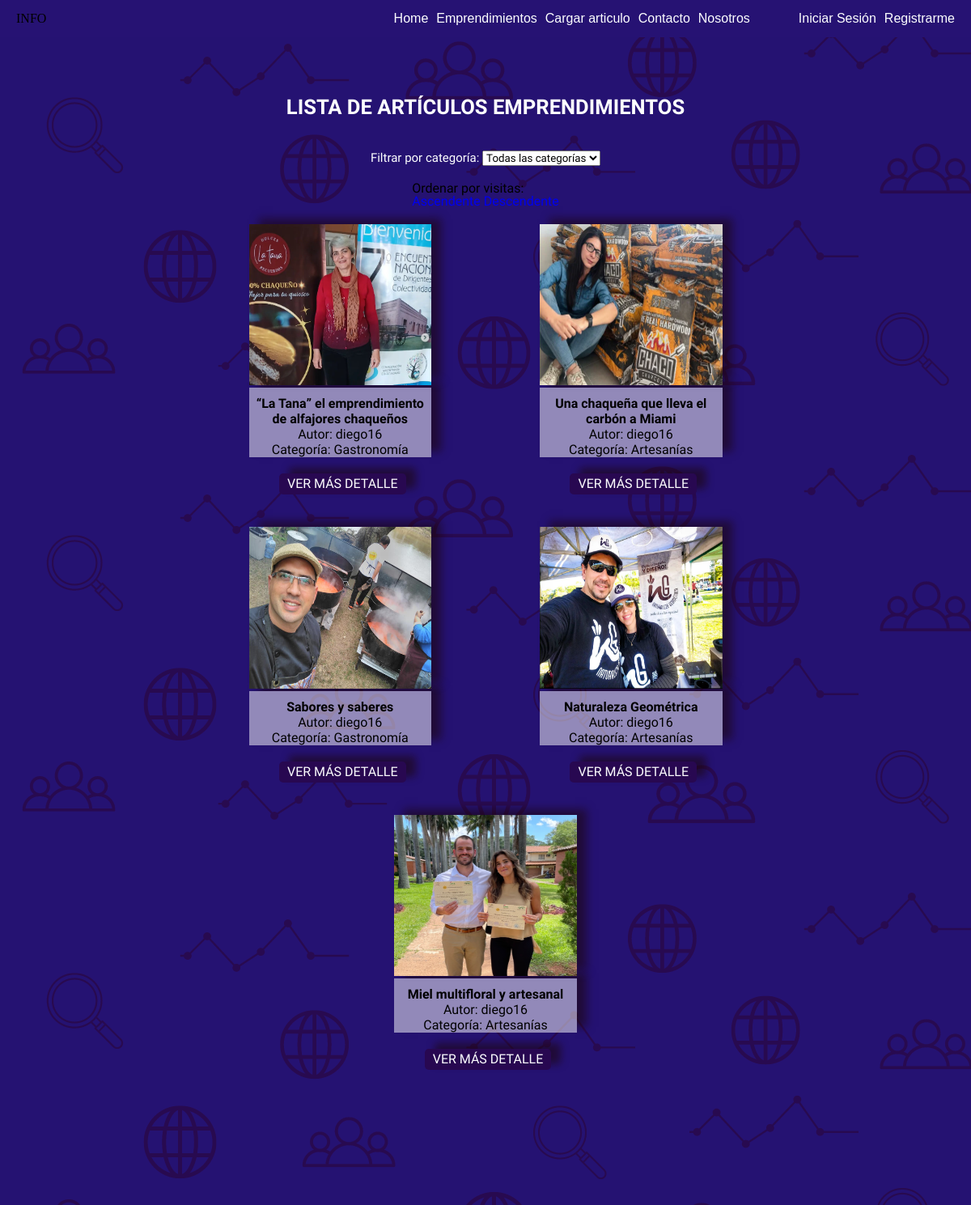
The app's page /emprendimientos/ (upper part), older data.
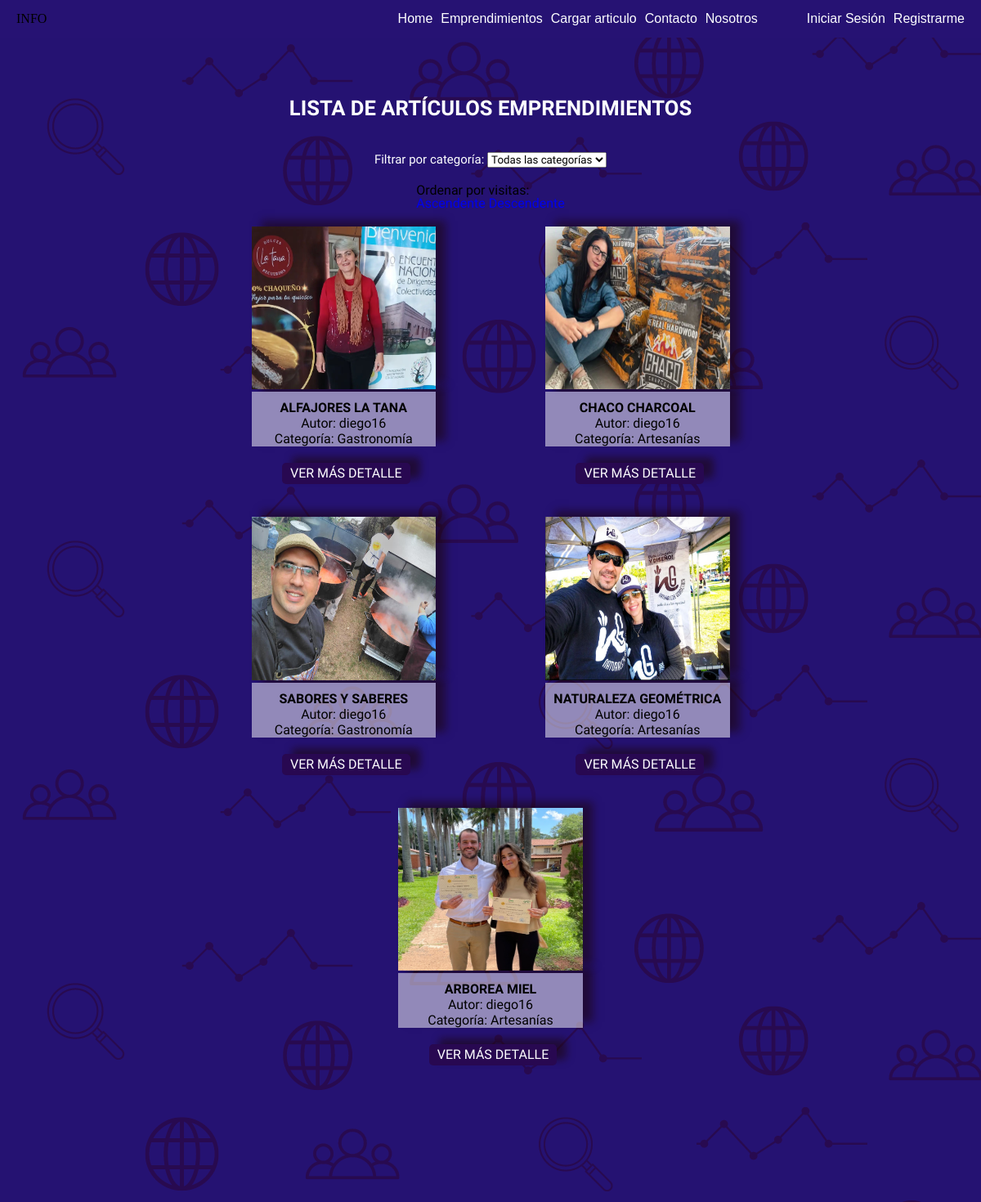
The same page, newer data.
### apps/emprendimientos/models.py (models this page shows, shortened)
class Articulo(models.Model):
    titulo = models.CharField(max_length=200)
    contenido = models.TextField()
    autor = models.ForeignKey(User, on_delete=models.CASCADE)
    categoria = models.ForeignKey(Categoria, on_delete=models.SET_NULL, null=True)
    fecha_publicacion = models.DateTimeField(auto_now_add=True)
    imagen = models.ImageField(upload_to='imagenes/', blank=True, null=True)
    destacado = models.BooleanField(default=False)
    visitas = models.PositiveIntegerField(default=0)

class Categoria(models.Model):
    nombre = models.CharField(max_length=100)
    descripcion = models.TextField(blank=True, null=True)

### apps/emprendimientos/views.py (the view)
# urls.py: path('', ArticuloListView.as_view(), name='lista_articulos'),
class ArticuloListView(ListView):
    model = Articulo
    template_name = 'emprendimientos/lista_articulos.html'
    context_object_name = 'articulos'
    def get_queryset(self):
        queryset = super().get_queryset()
        categoria_id = self.request.GET.get('categoria')
        ordenar_por = self.request.GET.get('ordenar_por')
        if categoria_id:
            queryset = queryset.filter(categoria_id=categoria_id)
        if ordenar_por == 'asc':
            queryset = queryset.order_by('visitas')
        elif ordenar_por == 'desc':
            queryset = queryset.order_by('-visitas')
        return queryset
    def get_context_data(self, **kwargs):
        context = super().get_context_data(**kwargs)
        context['categorias'] = Categoria.objects.all()
        return context

### templates/emprendimientos/lista_articulos.html (shortened to what this page needs)
{% extends 'base.html' %}
{% block contenido %}
<section class="contenedor__listas">
<div class="titulo__articulos">
    <h2>LISTA DE ARTÍCULOS EMPRENDIMIENTOS</h2>
</div>
     <div class="filtrado__lista">
         <form method="GET" action="">
            <label for="categoria">Filtrar por categoría:</label>
            <select name="categoria" id="categoria" onchange="this.form.submit()">
                <option value="">Todas las categorías</option>
            </select>
        </form>
    </div>
    <div class="ordenar__visitas">
        <h3>Ordenar por visitas:</h3>
        <a href="?ordenar_por=asc{% if request.GET.categoria %}&categoria={{ request.GET.categoria }}{% endif %}">Ascendente</a>
        <a href="?ordenar_por=desc{% if request.GET.categoria %}&categoria={{ request.GET.categoria }}{% endif %}">Descendente</a>
    </div>
    <div class="articulos__cargados">
        {% for articulo in object_list %}
        <div class="articulo-item">
            {% if articulo.imagen %}
            <a  href="{% url 'emprendimientos:detalle_articulo' articulo.pk %}">
                <img  class="imagen__cargadad" src="{{ articulo.imagen.url }}" alt="{{ articulo.titulo }}">
                {% else %}
                <p>No hay imagen disponible</p>
                {% endif %}
                <div class="articulo_caracteristicas">
                    <p class="articulo__titulo"> {{ articulo.titulo }}</p>
                    <p>Autor: {{ articulo.autor }}</p>
                    <p><strong>Categoría:</strong> {{ articulo.categoria.nombre }}</p>
                </div>
            </a>
            <a class="detalles" href="{% url 'emprendimientos:detalle_articulo' articulo.pk %}">VER MÁS DETALLE</a>
        </div>
        {% empty %}
        <div class="zero__articulos">
            <p>No hay artículos disponibles en esta categoría.</p>
        </div>
        {% endfor %}
    </div>
</section>
{% endblock contenido %}

### templates/base.html (shortened to what this page needs)
{% load static %}
<!doctype html>
<html lang="en">
    <head>
        <link rel="stylesheet" href="{% static 'css/style.css' %}">
        <link rel="stylesheet" href="{% static 'css/index.css' %}">
        <link rel="stylesheet" href="{% static 'css/reset.css' %}">
        <link rel="stylesheet" href="{% static 'css/lista_articulos.css' %}">
        <link rel="stylesheet" href="{% static 'css/crear_articulo.css' %}">
    </head>
    <body>
        <div class="contenendor__encabezado">
            <header class="encabezado">
                <div class="log">
                    INFO <img src="" alt="">
                </div>
                <div class="contenedor__navegacion">
                    <nav class="encabezado__navegador">
                        <ul class="encabezado__navegador--lista">
                            <li><a href="{% url 'index' %}" class="navegacion">Home</a></li>
                            <li><a href="{% url 'emprendimientos:lista_articulos' %}" class="navegacion">Emprendimientos</a></li>
                            <li><a href="{% url 'emprendimientos:crear_articulo' %}" class="navegacion">Cargar articulo</a></li>
                            <li><a href="{% url 'contacto' %}" class="navegacion">Contacto</a></li>
                            <li><a href="{% url 'nosotros' %}" class="navegacion">Nosotros</a></li>
                        </ul>
                    </nav>
                    <div class="contenedor__registro">
                        <ul class="encabezado__navegador--registro">
                            {% if user.is_authenticated %}
                            <li><a href="{% url 'Usuarios:perfil' %}" class="registro"> Perfil de Usuario</a></li>
                                <li>
                                    <form action="{% url 'Usuarios:logout' %}" method="post" style="display:inline;">
                                       {% csrf_token %}
                                       <button type="submit" class="registro">Cerrar sesión</button>
                                    </form>
                                </li>
                            {% else %}
                                <li><a href="{% url 'Usuarios:login' %}" class="registro">Iniciar Sesión</a></li>
                                <li><a href="{% url 'Usuarios:registro_usuario' %}" class="registro">Registrarme</a></li>
                            {% endif %}
                        </ul>
                    </div>
                </div>
            </header>
        </div>
        <main>
            {% block contenido %}
            {% endblock contenido %}
        </main>
    </body>
</html>

### static/css/style.css (style rules this page uses)
* { box-sizing: border-box; font-family: 'Work Sans'; margin: 0; padding: 0; }
html { scroll-behavior: smooth; }
:root { --color-purpura: rgb(40, 8, 81); --color-azulpupura: rgb(38, 18, 115); --color-azul-yankees: #092d51; --color-blanco: rgb(253, 254, 255); --color-negro: rgb(0, 0, 0); }
.contenendor__encabezado { background-color: var(--color-azulpupura); position: fixed; width: 100%; top: 0; left: 0; z-index: 99; }
.encabezado { max-width: 1200px; margin: auto; display: flex; justify-content: space-between; align-items: center; padding: 15px 20px; }
.contenedor__navegacion { display: flex; gap: 60px; }
.encabezado__navegador--lista, .encabezado__navegador--registro { display: flex; gap: 10px; }
a { text-decoration: none; }
.registro, .navegacion { color: var(--color-blanco); font-family: sans-serif; }

### static/css/lista_articulos.css (style rules this page uses)
.contenedor__listas { max-width: 1472px; padding-top: 100px; display: flex; flex-direction: column; align-items: center; justify-content: center; background-image: url('../img/fondoprueba.png'); }
.titulo__articulos { padding: 20px 0; font-size: 20px; color: var(--color-blanco); text-align: center; font-weight: bold; font-size: 160%; }
.filtrado__lista { padding: 20px 0; color: var(--color-blanco); font-size: 15px; }
.articulos__cargados { display: flex; padding: 0px 195px; flex-wrap: wrap; justify-content: center; align-content: center; align-items: center; padding-bottom: 300px; }
.articulo-item { display: flex; padding: 20px 67px; flex-direction: column; align-content: center; align-items: center; justify-content: space-evenly; }
.articulo_caracteristicas { padding-top: 10px; display: flex; flex-direction: column; width: 225.5px; background-color: rgba(255, 255, 255, 0.5); justify-content: center; align-items: center; align-content: center; flex-wrap: nowrap; text-align: center; line-height: 19px; color: var(--color-negro); box-shadow: 12px -7px 10px rgb(28 5 5 / 53%); }
.articulo_caracteristicas .articulo__titulo { display: flex; font-weight: bold; font-size: 100%; }
.detalles { background-color: var(--color-purpura); color: var(--color-blanco); margin: 20px 20px 0px 26px; padding: 5px 10px; border-radius: 5px; text-align: center; box-shadow: 12px -7px 10px rgb(28 5 5 / 53%); }
.imagen__cargadad { width: 225.5px; height: 199.5px; box-shadow: 12px -7px 10px rgb(28 5 5 / 53%); }

Row changes from the older to the newer data that the page shows:
changed Articulo: titulo "“La Tana” el emprendimiento de alfajores chaqueños" → "ALFAJORES LA TANA"
changed Articulo: titulo "Una chaqueña que lleva el carbón a Miami" → "CHACO CHARCOAL"
changed Articulo: titulo "Sabores y saberes" → "SABORES Y SABERES"
changed Articulo: titulo "Naturaleza Geométrica" → "NATURALEZA GEOMÉTRICA"
changed Articulo: titulo "Miel multifloral y artesanal" → "ARBOREA MIEL"
